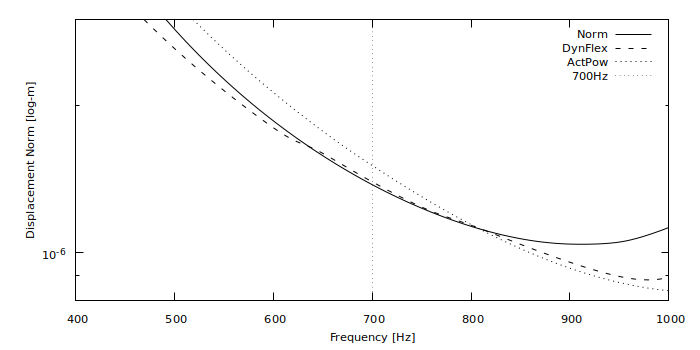

Generate this figure with gnuplot:


set tics font ",8.5"
set key font ",8.5"
set xlabel font ",8.5"
set ylabel font ",8.5"

set xlabel "angels" offset 0,0.6
set ylabel "angels" offset 1.2,0

set xrange [400:1000]
set yrange [8E-7:3e-6]

set logscale y
set xlabel "Frequency [Hz]"
set ylabel "Displacement Norm [log-m]"
set format y "10^{%T}"

set style line 1 lt 2 lc rgb "black" lw 1 dashtype 1
set style line 2 lt 2 lc rgb "black" lw 1 dashtype 2 
set style line 3 lt 2 lc rgb "black" lw 1 dashtype 3
set style line 4 lt 2 lc rgb "black" lw 1 dashtype 4

set arrow from 700,graph 0 to 700,graph 1 nohead lt 0

plot 'NG.txt' with lines title "Norm" ls 1, \
	 'DIN.txt' with lines title "DynFlex" ls 2, \
	 'PA.txt' with lines title "ActPow" ls 3, \
	 1/0 t "700Hz" lt 0

set term pngcairo size 700,350
set termoption dashed
set output "Fig22.png"
replot
set term x11	 
